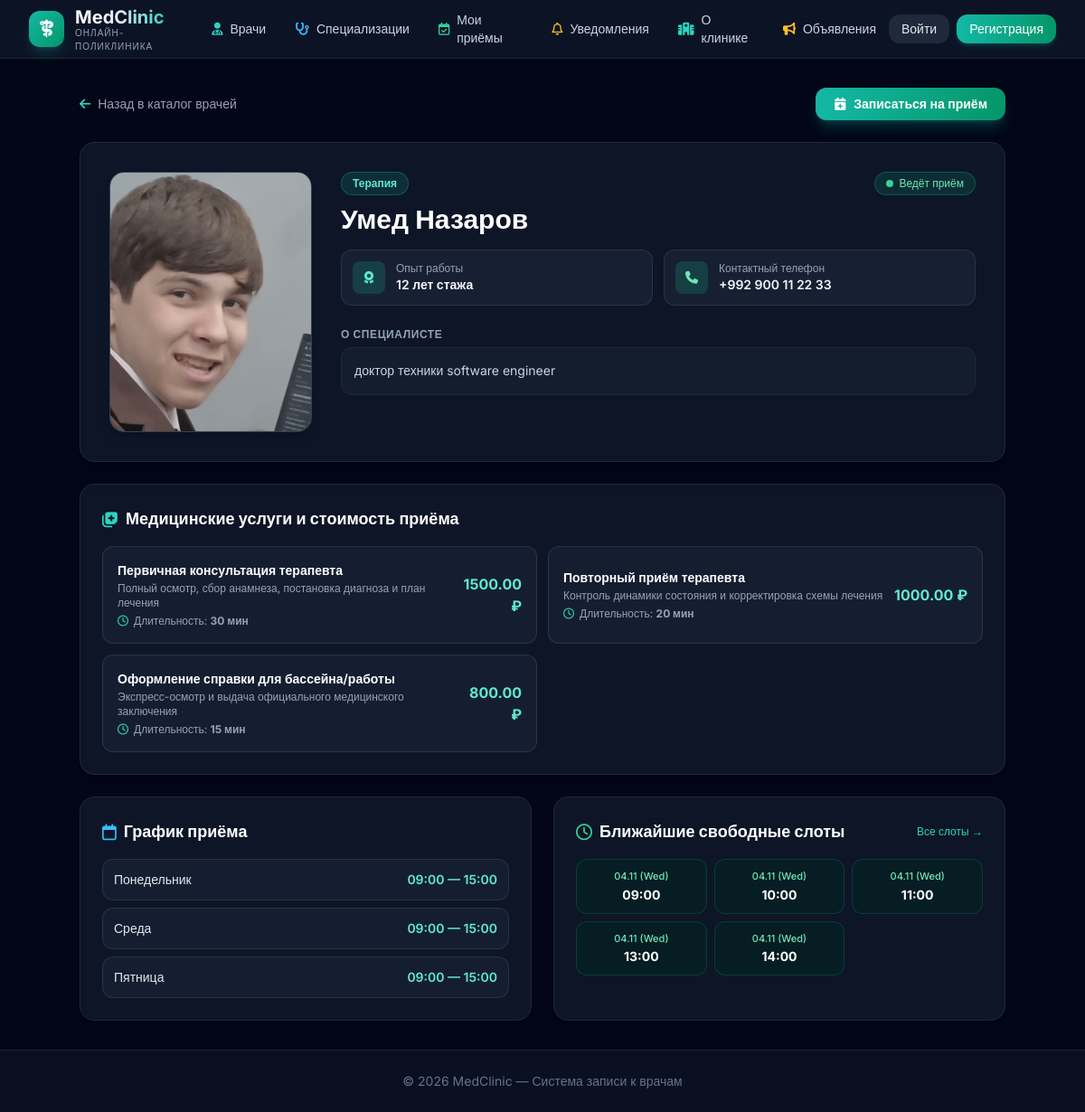
The page /doctors/1/ on the database its author committed.
### doctors/models.py (models this page shows, shortened)
class Doctor(models.Model):
    user=models.OneToOneField(User,related_name='doctor_profile', on_delete=models.CASCADE)
    specialization = models.ForeignKey(Specialization,on_delete=models.SET_NULL,null=True,related_name='doctors')
    services=models.ManyToManyField(Service,blank=True,related_name='doctors')
    bio=models.TextField()
    experience_years = models.PositiveIntegerField(default=0)
    photo = models.ImageField(upload_to='doctors/photos/', blank=True, null=True)
    phone = models.CharField(max_length=20, blank=True)
    is_active = models.BooleanField(default=True)
    created_at = models.DateTimeField(auto_now_add=True)

class Specialization(models.Model):
    name = models.CharField(max_length=50)
    description = models.TextField(blank=True)

class Service(models.Model):
    name = models.CharField(max_length=50)
    description = models.TextField()
    price = models.DecimalField(max_digits=10, decimal_places=2)
    duration=models.PositiveIntegerField()
    specialization  = models.ForeignKey(Specialization , on_delete=models.SET_NULL,null=True,blank=True,related_name='services')

### schedules/models.py (models this page shows, shortened)
class WorkSchedule(models.Model):
    WEEKDAYS = [
        (0, 'Понедельник'), (1, 'Вторник'), (2, 'Среда'),
        (3, 'Четверг'), (4, 'Пятница'), (5, 'Суббота'), (6, 'Воскресенье'),
    ]
    doctor=models.ForeignKey(Doctor,related_name='schedules', on_delete=models.CASCADE)
    weekday = models.IntegerField(choices=WEEKDAYS)
    start_time = models.TimeField()
    end_time = models.TimeField()
    slot_duration = models.PositiveIntegerField(default=30)
    class Meta:
        unique_together = ('doctor', 'weekday')

class TimeSlot(models.Model):
    STATUS_FREE = 'free'
    STATUS_BOOKED = 'booked'
    STATUS_CHOICES = [(STATUS_FREE, 'Свободен'),(STATUS_BOOKED, 'Занят'),]
    doctor = models.ForeignKey(Doctor, on_delete=models.CASCADE, related_name='slots')
    date = models.DateField()
    start_time = models.TimeField()
    end_time = models.TimeField()
    status = models.CharField(max_length=10, choices=STATUS_CHOICES, default=STATUS_FREE)

### doctors/views.py (the view)
# urls.py: path('<int:pk>/', doctor_detail, name='doctor_detail'),
def doctor_detail(request, pk):
    doctor = get_object_or_404(Doctor.objects.select_related('user', 'specialization'), pk=pk)
    schedules = doctor.schedules.all().order_by('weekday')
    today = datetime.now().date()
    slots = doctor.slots.filter(date__gte=today, status='free').order_by('date', 'start_time')[:15]
    days_off = doctor.days_off.filter(date__gte=today).order_by('date')
    is_owner = hasattr(request.user, 'doctor_profile') and request.user.doctor_profile == doctor
    can_edit = request.user.is_staff or is_owner
    return render(request, 'doctors/doctor_detail.html', {
        'doctor': doctor,
        'schedules': schedules,
        'slots': slots,
        'days_off': days_off,
        'can_edit': can_edit,
    })

### templates/doctors/doctor_detail.html (shortened to what this page needs)
{% extends 'base.html' %}
{% block content %}
<div class="space-y-6 max-w-5xl mx-auto">
    <div class="flex flex-col sm:flex-row sm:items-center justify-between gap-4">
        <a href="/doctors/" class="inline-flex items-center text-sm font-medium text-slate-400 hover:text-white transition">
            <i class="fa-solid fa-arrow-left mr-2 text-teal-400"></i> Назад в каталог врачей
        </a>
        <div class="flex flex-wrap gap-2">
            {% if doctor.is_active %}
                <a href="{% url 'appointments:appointment_book' doctor.pk %}" class="px-5 py-2 rounded-xl text-sm font-semibold bg-gradient-to-r from-teal-500 to-emerald-600 text-white shadow-lg shadow-teal-500/25 hover:from-teal-400 hover:to-emerald-500 transition flex items-center gap-2">
                    <i class="fa-solid fa-calendar-plus"></i> Записаться на приём
                </a>
            {% endif %}
        </div>
    </div>
    <div class="bg-slate-900/90 border border-slate-800 rounded-2xl p-6 sm:p-8 shadow-xl flex flex-col md:flex-row gap-8 items-start">
        <div class="w-full md:w-56 h-72 rounded-2xl overflow-hidden bg-slate-800 border border-slate-700 flex-shrink-0 flex items-center justify-center shadow-lg">
            {% if doctor.photo %}
                <img src="{{ doctor.photo.url }}" alt="{{ doctor.user.get_full_name }}" class="w-full h-full object-cover object-top">
            {% else %}
                <div class="text-6xl text-slate-500">
                    <i class="fa-solid fa-user-doctor"></i>
                </div>
            {% endif %}
        </div>
        <div class="flex-1 space-y-4">
            <div>
                <div class="flex items-center justify-between gap-3 mb-2">
                    <span class="px-3 py-1 rounded-full text-xs font-semibold bg-teal-500/15 text-teal-300 border border-teal-500/30">
                        {{ doctor.specialization.name|default:"Общая врачебная практика" }}
                    </span>
                    {% if doctor.is_active %}
                        <span class="px-3 py-1 rounded-full text-xs font-medium bg-emerald-500/15 text-emerald-300 border border-emerald-500/30 flex items-center gap-1.5">
                            <span class="w-2 h-2 rounded-full bg-emerald-400 animate-pulse"></span> Ведёт приём
                        </span>
                    {% else %}
                        <span class="px-3 py-1 rounded-full text-xs font-medium bg-red-500/15 text-red-300 border border-red-500/30">
                            Приём приостановлен
                        </span>
                    {% endif %}
                </div>
                <h1 class="text-2xl sm:text-3xl font-bold text-white">
                    {% if doctor.user.first_name or doctor.user.last_name %}
                        {{ doctor.user.first_name }} {{ doctor.user.last_name }}
                    {% else %}
                        {{ doctor.user.username }}
                    {% endif %}
                </h1>
            </div>
            <div class="grid grid-cols-1 sm:grid-cols-2 gap-3 text-sm">
                <div class="bg-slate-800/60 border border-slate-700/60 p-3 rounded-xl flex items-center gap-3">
                    <div class="w-9 h-9 rounded-lg bg-teal-500/20 text-teal-300 flex items-center justify-center">
                        <i class="fa-solid fa-award"></i>
                    </div>
                    <div>
                        <div class="text-xs text-slate-400">Опыт работы</div>
                        <div class="font-semibold text-slate-100">{{ doctor.experience_years }} лет стажа</div>
                    </div>
                </div>
                <div class="bg-slate-800/60 border border-slate-700/60 p-3 rounded-xl flex items-center gap-3">
                    <div class="w-9 h-9 rounded-lg bg-emerald-500/20 text-emerald-300 flex items-center justify-center">
                        <i class="fa-solid fa-phone"></i>
                    </div>
                    <div>
                        <div class="text-xs text-slate-400">Контактный телефон</div>
                        <div class="font-semibold text-slate-100">{{ doctor.phone|default:"Не указан" }}</div>
                    </div>
                </div>
            </div>
            {% if doctor.bio %}
                <div class="pt-2">
                    <h3 class="text-xs font-semibold uppercase tracking-wider text-slate-400 mb-1.5">О специалисте</h3>
                    <p class="text-sm text-slate-300 leading-relaxed bg-slate-800/40 p-3.5 rounded-xl border border-slate-800">
                        {{ doctor.bio }}
                    </p>
                </div>
            {% endif %}
        </div>
    </div>
    <div class="bg-slate-900/90 border border-slate-800 rounded-2xl p-6 shadow-lg space-y-4">
        <h2 class="text-lg font-bold text-white flex items-center gap-2">
            <i class="fa-solid fa-notes-medical text-teal-400"></i>
            <span>Медицинские услуги и стоимость приёма</span>
        </h2>
        {% if doctor.services.all %}
            <div class="grid grid-cols-1 md:grid-cols-2 gap-3">
                {% for service in doctor.services.all %}
                    <div class="p-4 rounded-xl bg-slate-800/50 border border-slate-700/70 hover:border-slate-600 transition flex justify-between items-center">
                        <div>
                            <div class="font-semibold text-white text-sm">{{ service.name }}</div>
                            {% if service.description %}
                                <div class="text-xs text-slate-400 mt-0.5">{{ service.description }}</div>
                            {% endif %}
                            <div class="text-xs text-slate-400 mt-1 flex items-center gap-1.5">
                                <i class="fa-regular fa-clock text-teal-400"></i>
                                <span>Длительность: <strong>{{ service.duration }} мин</strong></span>
                            </div>
                        </div>
                        <div class="text-right">
                            <span class="text-base font-bold text-teal-300">{{ service.price }} ₽</span>
                        </div>
                    </div>
                {% endfor %}
            </div>
        {% else %}
            <div class="text-sm text-slate-500 py-4 text-center bg-slate-800/30 rounded-xl">
                Услуги для данного специалиста пока не указаны.
            </div>
        {% endif %}
    </div>
    <div class="grid grid-cols-1 md:grid-cols-2 gap-6">
        <div class="bg-slate-900/90 border border-slate-800 rounded-2xl p-6 shadow-lg space-y-4">
            <h2 class="text-lg font-bold text-white flex items-center gap-2">
                <i class="fa-regular fa-calendar text-sky-400"></i>
                <span>График приёма</span>
            </h2>
            {% if schedules %}
                <div class="space-y-2">
                    {% for s in schedules %}
                        <div class="flex justify-between items-center p-3 rounded-xl bg-slate-800/50 border border-slate-700/60 text-sm">
                            <span class="font-medium text-slate-200">{{ s.get_weekday_display }}</span>
                            <span class="font-semibold text-teal-300">{{ s.start_time|time:"H:i" }} — {{ s.end_time|time:"H:i" }}</span>
                        </div>
                    {% endfor %}
                </div>
            {% else %}
                <div class="text-sm text-slate-500 py-4 text-center bg-slate-800/30 rounded-xl">
                    График работы ещё формируется.
                </div>
            {% endif %}
        </div>
        <div class="bg-slate-900/90 border border-slate-800 rounded-2xl p-6 shadow-lg space-y-4">
            <div class="flex items-center justify-between">
                <h2 class="text-lg font-bold text-white flex items-center gap-2">
                    <i class="fa-regular fa-clock text-emerald-400"></i>
                    <span>Ближайшие свободные слоты</span>
                </h2>
                <a href="/schedules/doctor/{{ doctor.pk }}/" class="text-xs text-teal-400 hover:underline">Все слоты &rarr;</a>
            </div>
            {% if slots %}
                <div class="grid grid-cols-2 sm:grid-cols-3 gap-2">
                    {% for slot in slots %}
                        <div class="p-2.5 rounded-xl bg-emerald-950/40 border border-emerald-800/50 text-center hover:bg-emerald-950/70 transition">
                            <div class="text-[11px] font-medium text-emerald-300">{{ slot.date|date:"d.m" }} ({{ slot.date|date:"D" }})</div>
                            <div class="text-sm font-bold text-white mt-0.5">{{ slot.start_time|time:"H:i" }}</div>
                        </div>
                    {% endfor %}
                </div>
            {% else %}
                <div class="text-sm text-slate-500 py-8 text-center bg-slate-800/30 rounded-xl">
                    На ближайшие дни свободных слотов нет.
                </div>
            {% endif %}
        </div>
    </div>
</div>
{% endblock %}

### templates/base.html (style rules this page uses)
body { font-family: 'Inter', sans-serif; }

### rows shown on the page
Doctor: photo (picture), specialization.name "Терапия", user.first_name "Умед", user.last_name "Назаров", experience_years "12", phone "+992 900 11 22 33", bio "доктор техники software engineer"
Service: name "Первичная консультация терапевта", description "Полный осмотр, сбор анамнеза, постановка диагноза и план лечения", duration "30", price "1500.00"
Service: name "Повторный приём терапевта", description "Контроль динамики состояния и корректировка схемы лечения", duration "20", price "1000.00"
Service: name "Оформление справки для бассейна/работы", description "Экспресс-осмотр и выдача официального медицинского заключения", duration "15", price "800.00"
WorkSchedule: weekday "Понедельник", start_time "09:00", end_time "15:00"
WorkSchedule: weekday "Среда", start_time "09:00", end_time "15:00"
WorkSchedule: weekday "Пятница", start_time "09:00", end_time "15:00"
TimeSlot: date "04.11", date "Wed", start_time "09:00"
TimeSlot: date "04.11", date "Wed", start_time "10:00"
TimeSlot: date "04.11", date "Wed", start_time "11:00"
TimeSlot: date "04.11", date "Wed", start_time "13:00"
TimeSlot: date "04.11", date "Wed", start_time "14:00"
